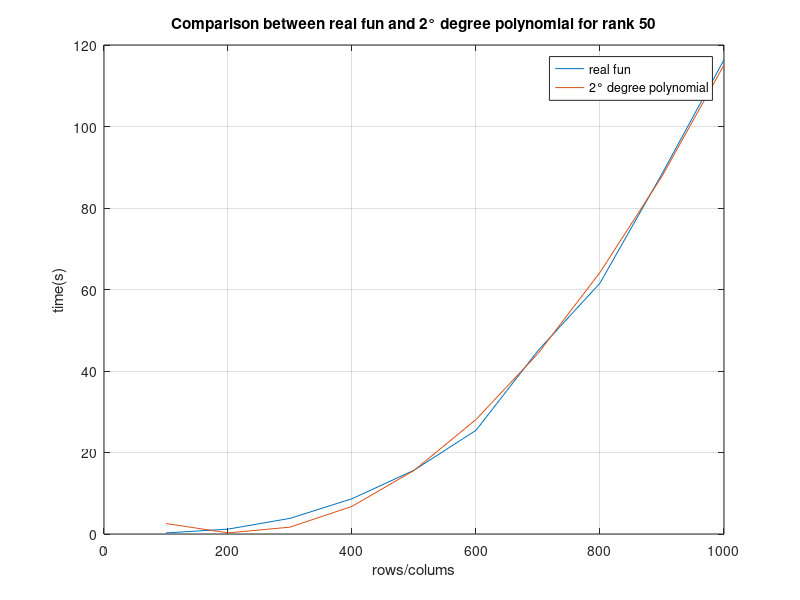

Source code (MATLAB):
x = [100, 200, 300, 400, 500, 600, 700, 800, 900, 1000];

rank_25 = [1.111640e-01, 4.586030e-01, 1.269365e+00, 2.552912e+00, 5.032398e+00, 8.134306e+00, 1.224648e+01, 1.651475e+01, 2.370004e+01, 3.364446e+01 ];
rank_50 = [2.615410e-01, 1.194009e+00, 3.834570e+00, 8.653561e+00, 1.564082e+01, 2.544865e+01, 4.500244e+01, 6.157173e+01, 8.838664e+01, 1.163819e+02 ];
rank_75 = [4.652930e-01, 2.852418e+00, 8.422085e+00, 1.934301e+01, 3.776819e+01, 6.556215e+01, 8.864838e+01, 1.307613e+02, 1.910159e+02, 2.663084e+02 ];

%plot(x, rank_25);
%hold on;
%plot(x, rank_50);
%hold on;
%plot(x, rank_75);
%hold off;

y = rank_50;
coeff = polyfit(x, y, 2); % Coefficienti della regressione polinomiale
y_fit = polyval(coeff, x); % Valori stimati della regressione polinomiale

plot(x, y);
hold on;

plot(x, y_fit);
xlabel('rows/colums');
ylabel('time(s)');
title('Comparison between real fun and 2° degree polynomial for rank 50');

legend('real fun','2° degree polynomial');
grid on;

hold off;

